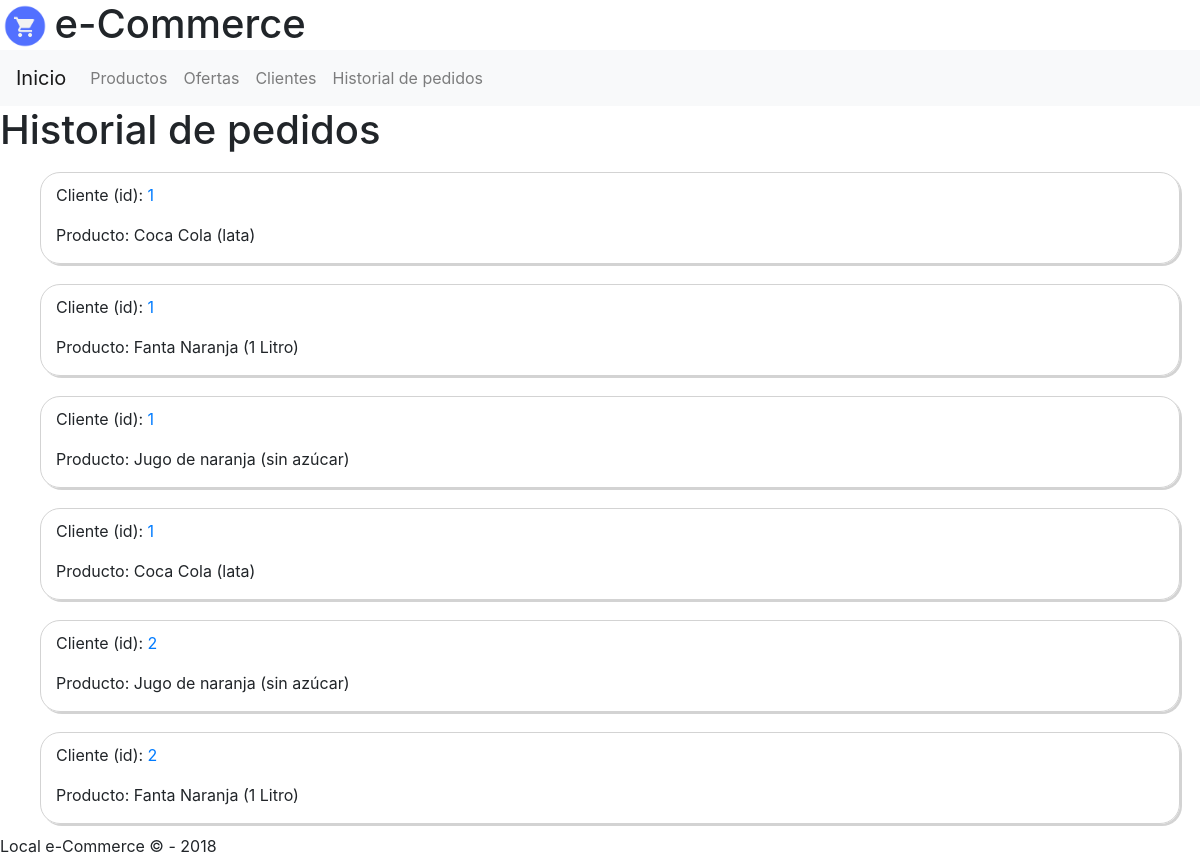
Page /clientes/historial/ on the earlier database version.
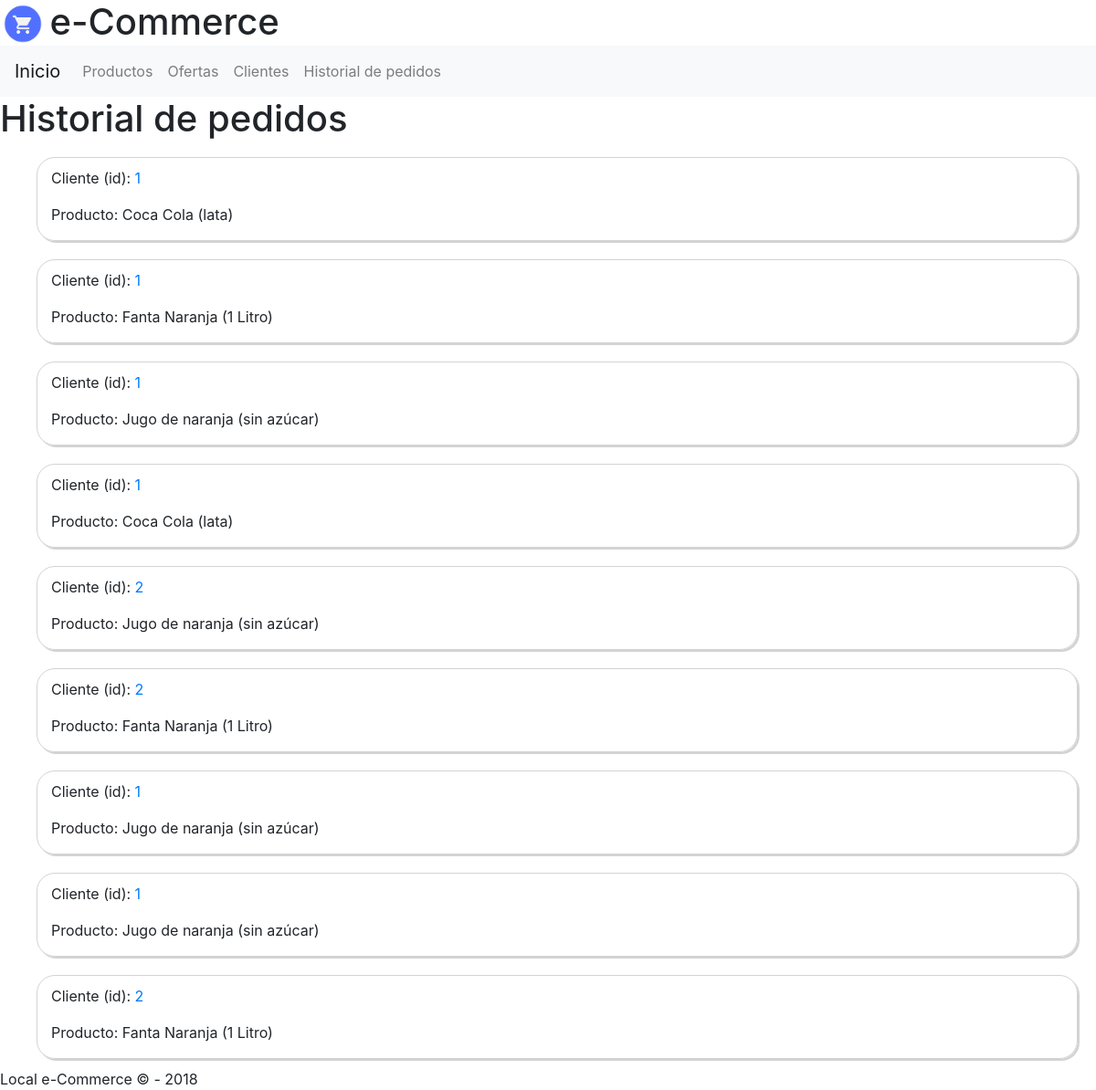
Same page on the later database version.
### web/models.py (models this page shows, shortened)
class Cart(models.Model):
    client = models.ForeignKey(Client, on_delete=models.CASCADE, blank=True, null=True)
    product = models.ForeignKey(Product, on_delete=models.DO_NOTHING, blank=True, null=True)

class Client(models.Model):
    dni = models.CharField(max_length=10)
    first_name = models.CharField(max_length=256)
    last_name = models.CharField(max_length=256)
    address = models.CharField(max_length=256)
    premium = models.BooleanField()
    def __str__(self):
        return str(self.id)

class Product(models.Model):
    reference = models.CharField(max_length=10)
    title = models.CharField(max_length=256)
    quantity = models.IntegerField(blank=True, null=True)
    price = models.IntegerField()
    offer = models.BooleanField()
    stock = models.BooleanField()
    img = models.CharField(max_length=256, blank=True, null=True)
    def __str__(self):
        return self.title

### web/views.py (the view)
# urls.py: path('clientes/historial/', views.history),
def history(request):
    client = Client.objects.all()
    carts = Cart.objects.all()
    context = {
        'client': client,
        'carts': carts,
    }
    return render(request, "web/history.html", context)

### web/templates/web/history.html (shortened to what this page needs)
{% extends 'web/html.html' %}
{% load static %}
{% block body %}
<header>{% include 'web/header.html' %}</header>
{% include 'web/navbar.html' %}
<main>
  <h1>Historial de pedidos</h1>
  <div class="container">
    {% for cart in carts %}
      <div class="row">
        <div class="col-md-12 box-border">
          <div>
            <p>Cliente (id): <a href="/clientes/{{ cart.client }}">{{ cart.client }}</a></p>
          </div>
          <div>
            <p>Producto: {{ cart.product }}</p>
          </div>
        </div>
      </div>
    {% endfor %}
  </div>
</main>
<footer>{% include 'web/footer.html' %}</footer>
{% endblock %}

### web/templates/web/html.html (shortened to what this page needs)
{% load static %}
<!doctype html>
<html lang="en">
  <head>
    <link rel="stylesheet" href="{% static 'web/styles/stylesheet.css' %}">
    <link rel="stylesheet" href="https://stackpath.bootstrapcdn.com/bootstrap/4.1.3/css/bootstrap.min.css">
    <link rel="stylesheet" href="https://use.fontawesome.com/releases/v5.6.1/css/all.css">
  </head>
  <body>
    {% block body %}{% endblock %}
  </body>
</html>

### web/templates/web/header.html
{% load static %}
<div class="header">
  <img src="{% static 'web/img/logo.png' %}">
  <h1>e-Commerce</h1>
</div>

### web/templates/web/navbar.html (shortened to what this page needs)
<nav class="navbar navbar-expand-lg navbar-light bg-light">
  <a class="navbar-brand" href="/">Inicio</a>
  <div class="collapse navbar-collapse" id="navbarSupportedContent">
    <ul class="navbar-nav mr-auto">
      <li class="nav-item">
        <a class="nav-link" href="/productos">Productos<span class="sr-only">(current)</span></a>
      </li>
      <li class="nav-item">
        <a class="nav-link" href="/ofertas">Ofertas</a>
      </li>
      <li class="nav-item">
        <a class="nav-link" href="/clientes/">Clientes</a>
      </li>
      <li class="nav-item">
        <a class="nav-link" href="/clientes/historial/">Historial de pedidos</a>
      </li>
    </ul>
  </div>
</nav>

### web/templates/web/footer.html
Local e-Commerce &copy; - 2018

### web/static/web/styles/stylesheet.css (style rules this page uses)
.header { height: 50px; }
.header img { width: 50px; margin-top: -15px; }
.header h1 { display: inline-block; }
.box-border { border: 1px solid lightgrey; border-radius: 20px; margin: 10px; box-shadow: 2px 2px lightgrey; padding-top: 10px; }

Differences in the rows shown:
added Cart: client "1", product "Jugo de naranja (sin azúcar)"
added Cart: client "1", product "Jugo de naranja (sin azúcar)"
added Cart: client "2", product "Fanta Naranja (1 Litro)"
